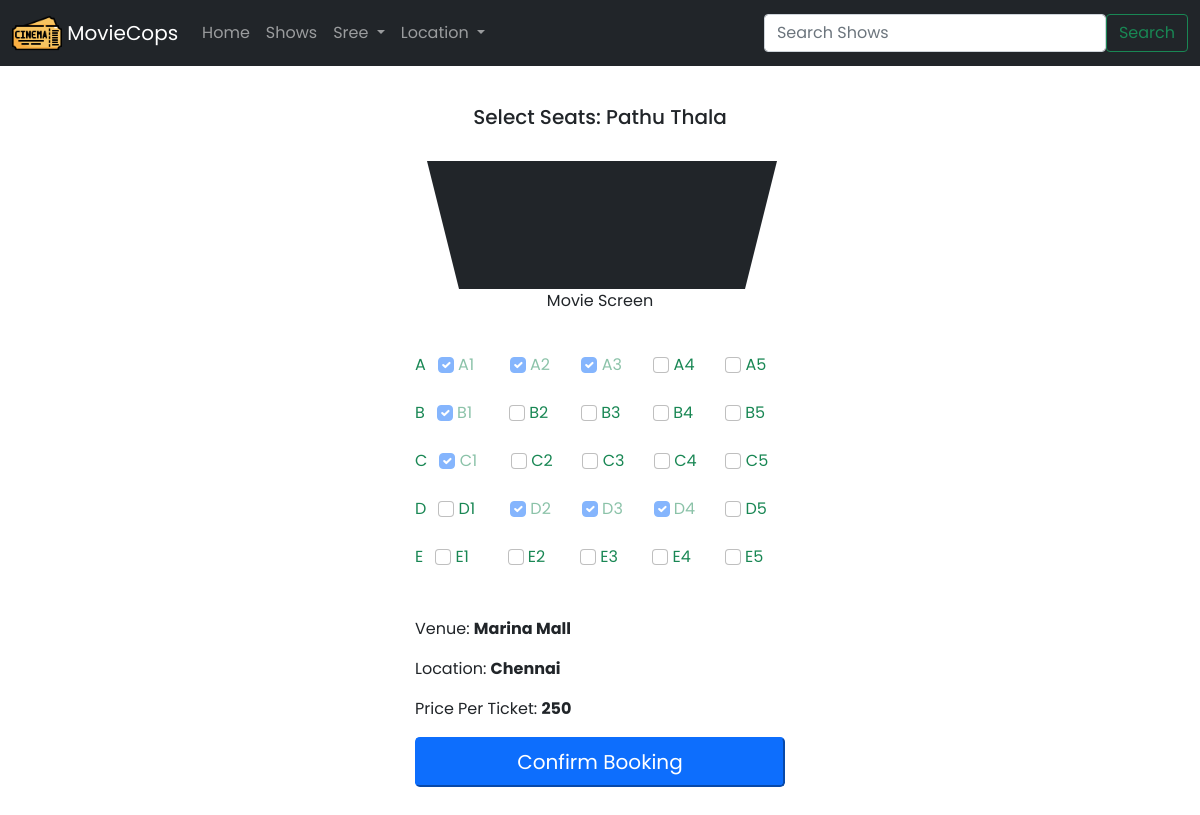
/booking/16 (signed in), run on the app's committed database.
### main.py (models this page shows, shortened)
class Movie(db.Model):
    movie_id = db.Column(db.Integer, primary_key=True, autoincrement=True)
    name = db.Column(db.String(50), nullable=False)
    rating = db.Column(db.Numeric(precision=2, scale=1), nullable=False)
    tags = db.Column(db.String(50), nullable=False)
    language = db.Column(db.String(50), nullable=False)
    image_src = db.Column(db.String(100), nullable=False)

class Venue(db.Model):
    venue_id = db.Column(db.Integer, primary_key=True, autoincrement=True)
    name = db.Column(db.String(50), nullable=False)
    location = db.Column(db.String(50), nullable=False)

### main.py (the view)
@app.route('/booking/<int:show_id>', methods=['GET', 'POST'])
def booking(show_id):
    booked_seats = [x.seat_num for x in Booking.query.filter_by(show_id=show_id).all()]
    show = Shows.query.get_or_404(show_id)
    movie = Movie.query.filter_by(movie_id=show.movie_id).first()
    venue = Venue.query.filter_by(venue_id=show.venue_id).first()
    show_info = [movie.name, venue.name, venue.location, show.ticket_price]
    if request.method == "POST":
        if not ('user' in session.keys()):
            return redirect(url_for('login'))
        seats = [request.form[seat] for seat in request.form.keys()]
        return redirect((url_for('bookingConfirm', show_id=show_id, selected_seats=seats)))
    if 'admin' in session.keys():
        return render_template('seatBooking.html', userData=session['admin'], admin=True, showId=show_id, info=show_info,
                               bookedSeats=booked_seats)
    if 'user' in session.keys():
        return render_template('seatBooking.html', userData=session['user'], showId=show_id, info=show_info,
                               bookedSeats=booked_seats)
    return render_template('seatBooking.html', showId=show_id, info=show_info, bookedSeats=booked_seats)

### templates/seatBooking.html (shortened to what this page needs)
{% extends 'base.html' %}
{% block body %}
<main class="form-seatBooking">
  <form action="/booking/{{ showId }}" method="POST">
    <div class="container">
      <br>
      <h5 align="center">Select Seats: {{info[0]}}</h5>
      <br>
      <div class ="movieScreen" ></div>
      <p align="center"> Movie Screen </p>
      <br>
        <div class="row text-success">
          A
          {% for i in range(5) %}
            {% if 'A%s' %(i+1)|string in bookedSeats %}
              <div class="col-sm">
                <input class="form-check-input" type="checkbox" value="A{{ i+1 }}" id="seatA{{ i+1 }}Checked" checked disabled>
                <label class="form-check-label" for="seatA{{ i+1 }}Checked">
                  A{{ i+1 }}
                </label>
              </div>
            {% else %}
              <div class="col-sm">
                <input class="form-check-input" type="checkbox" value="A{{ i+1 }}" id="seatA{{ i+1 }}" name="seatA{{ i+1 }}">
                <label class="form-check-label" for="seatA{{ i+1 }}">
                  A{{ i+1 }}
                </label>
              </div>
            {% endif %}
          {% endfor %}
        </div>
        <br>
        <div class="row text-success">
          B
          {% for i in range(5) %}
            {% if 'B%s' %(i+1)|string in bookedSeats %}
              <div class="col-sm">
                <input class="form-check-input" type="checkbox" value="B{{ i+1 }}" id="seatB{{ i+1 }}Checked" checked disabled>
                <label class="form-check-label" for="seatB{{ i+1 }}Checked">
                  B{{ i+1 }}
                </label>
              </div>
            {% else %}
              <div class="col-sm">
                <input class="form-check-input" type="checkbox" value="B{{ i+1 }}" id="seatB{{ i+1 }}" name="seatB{{ i+1 }}">
                <label class="form-check-label" for="seatB{{ i+1 }}">
                  B{{ i+1 }}
                </label>
              </div>
            {% endif %}
          {% endfor %}
        </div>
        <br>
        <div class="row text-success">
          C
          {% for i in range(5) %}
            {% if 'C%s' %(i+1)|string in bookedSeats %}
              <div class="col-sm">
                <input class="form-check-input" type="checkbox" value="C{{ i+1 }}" id="seatC{{ i+1 }}Checked" checked disabled>
                <label class="form-check-label" for="seatC{{ i+1 }}Checked">
                  C{{ i+1 }}
                </label>
              </div>
            {% else %}
              <div class="col-sm">
                <input class="form-check-input" type="checkbox" value="C{{ i+1 }}" id="seatC{{ i+1 }}" name="seatC{{ i+1 }}">
                <label class="form-check-label" for="seatC{{ i+1 }}">
                  C{{ i+1 }}
                </label>
              </div>
            {% endif %}
          {% endfor %}
        </div>
        <br>
        <div class="row text-success">
          D
          {% for i in range(5) %}
            {% if 'D%s' %(i+1)|string in bookedSeats %}
              <div class="col-sm">
                <input class="form-check-input" type="checkbox" value="D{{ i+1 }}" id="seatD{{ i+1 }}Checked" checked disabled>
                <label class="form-check-label" for="seatD{{ i+1 }}Checked">
                  D{{ i+1 }}
                </label>
              </div>
            {% else %}
              <div class="col-sm">
                <input class="form-check-input" type="checkbox" value="D{{ i+1 }}" id="seatD{{ i+1 }}" name="seatD{{ i+1 }}">
                <label class="form-check-label" for="seatD{{ i+1 }}">
                  D{{ i+1 }}
                </label>
              </div>
            {% endif %}
          {% endfor %}
        </div>
        <br>
        <div class="row text-success">
          E
          {% for i in range(5) %}
            {% if 'E%s' %(i+1)|string in bookedSeats %}
              <div class="col-sm">
                <input class="form-check-input" type="checkbox" value="E{{ i+1 }}" id="seatE{{ i+1 }}Checked" checked disabled>
                <label class="form-check-label" for="seatE{{ i+1 }}Checked">
                  E{{ i+1 }}
                </label>
              </div>
            {% else %}
              <div class="col-sm">
                <input class="form-check-input" type="checkbox" value="E{{ i+1 }}" id="seatE{{ i+1 }}" name="seatE{{ i+1 }}">
                <label class="form-check-label" for="seatE{{ i+1 }}">
                  E{{ i+1 }}
                </label>
              </div>
            {% endif %}
          {% endfor %}
        </div>
        <br>
    </div>
    <br>
    <div class="row">
      <div class="col-sm">
        <p>Venue: <strong>{{info[1]}}</strong></p>
        <p>Location: <strong>{{info[2]}}</strong></p>
        <p>Price Per Ticket: <strong>{{info[3]}}</strong></p>
      </div>
    </div>
    <div class="row">
      <div class="col-sm">
        <button class="btn-lg btn-primary w-100" type="submit">Confirm Booking</button>
      </div>
    </div>
    <br>
  </form>
</main>
{% endblock %}

### static/css/main.css (style rules this page uses)
* { padding: 0%; margin: 0%; box-sizing: border-box; }
body { width: 100%; height: 100vh; font-family: 'Poppins', sans-serif; }
h5 { font-weight: 500 }
.form-seatBooking { width: 100%; max-width: 400px; padding: 15px; margin: auto; }
.movieScreen { border-top: 128px solid; width: 350px; border-left: 32px solid transparent; border-right: 32px solid transparent; }

### data on the page
Movie: name "Pathu Thala"
Venue: name "Marina Mall", location "Chennai"

### other printed values
{{ userData["name"] }} "Sree"
{{ i+1 }} "1" "2" "3"
{{ i+1 }} "4" "5"
{{ i+1 }} "1"
{{ i+1 }} "2" "3" "4" "5"
{{ i+1 }} "1" "5"
{{ i+1 }} "2" "3" "4"
{{ i+1 }} "1" "2" "3" "4" "5"
{{ info[3] }} "250"
